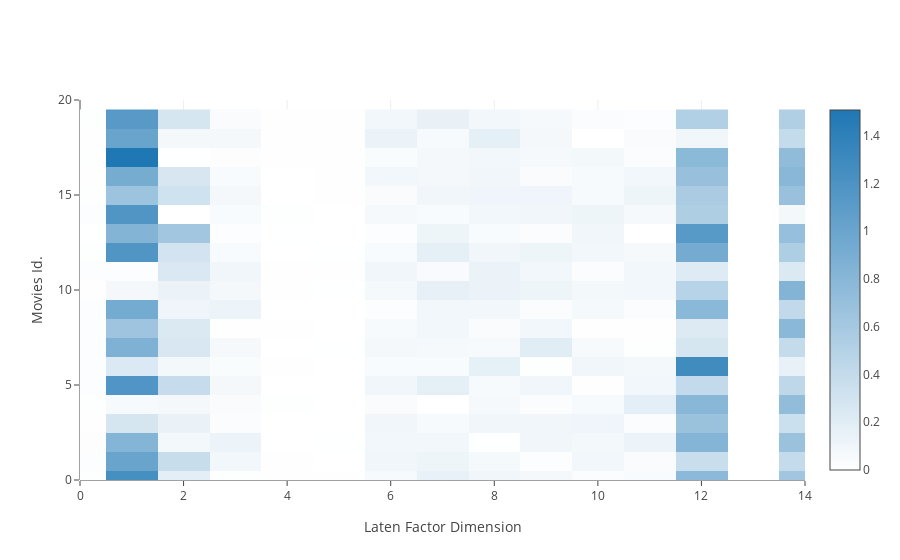

Notebook source saved alongside this figure:
### Code cell
trace = go.Heatmap(z=q_u_DF.iloc[:,1:].values[:20],
                   x=q_u_DF.columns[1:].values,
                   y=q_u_DF.index.values[:20],
                   colorscale=[[0.0, 'rgb(255,255,255)'], [1.0, 'rgb(31, 119, 180)']])

layout = go.Layout(
    xaxis=dict(
        title='Laten Factor Dimension',
        range=[0, 14]
    ),
    yaxis=dict(
        title='Movies Id.',
        range=[0, 20]
    )
)


data=[trace]

fig = go.Figure(data=data, layout=layout)

#iplot(data, filename='labelled-heatmap')
iplot(fig, filename='axes-range-manual')

### Figure 1 — Plotly figure (JSON) as saved in the notebook; plotly's stock layout.template omitted (floating-point values rounded to 4 significant figures; data arrays with more than 128 entries replaced by an {"elided": "..."} marker saying what was removed)
{"data": [{"colorscale": [[0, "rgb(255,255,255)"], [1, "rgb(31, 119, 180)"]], "type": "heatmap", "uid": "59c3b6eb-80e2-4d25-92c0-cbbad5934e68", "x": ["0", "1", "2", "3", "4", "5", "6", "7", "8", "9", "10", "11", "12", "13", "14"], "y": [0, 1, 2, 3, 4, 5, 6, 7, 8, 9, 10, 11, 12, 13, 14, 15, 16, 17, 18, 19], "z": {"elided": "20x15 float values"}}], "layout": {"autosize": true, "xaxis": {"range": [0, 14], "title": {"text": "Laten Factor Dimension"}, "type": "linear"}, "yaxis": {"range": [0, 20], "title": {"text": "Movies Id."}, "type": "linear"}}}
